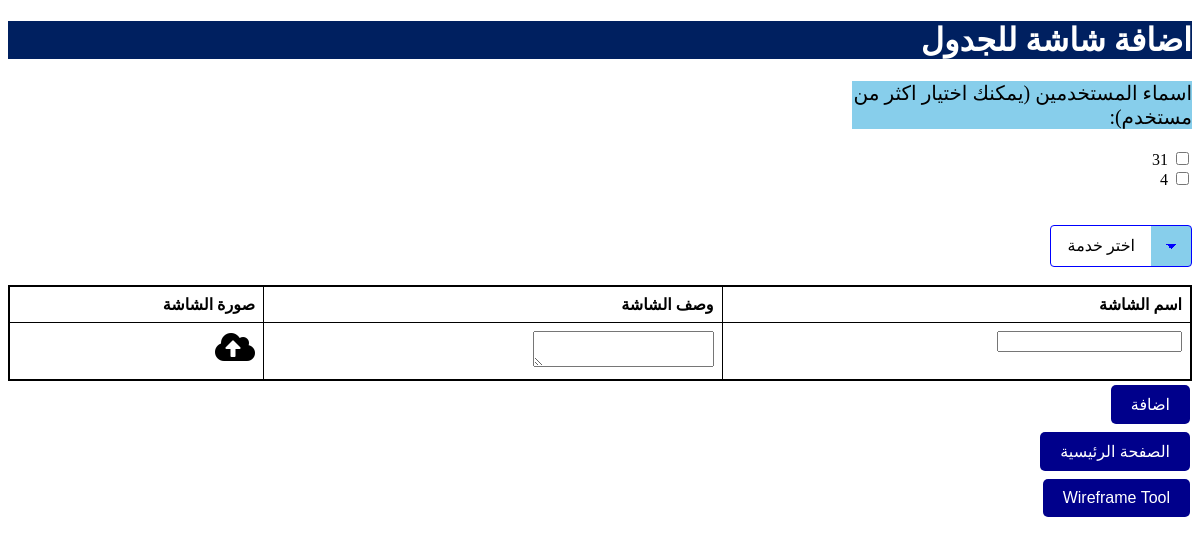
Page /add_screen_to_table/1 on the earlier database version.
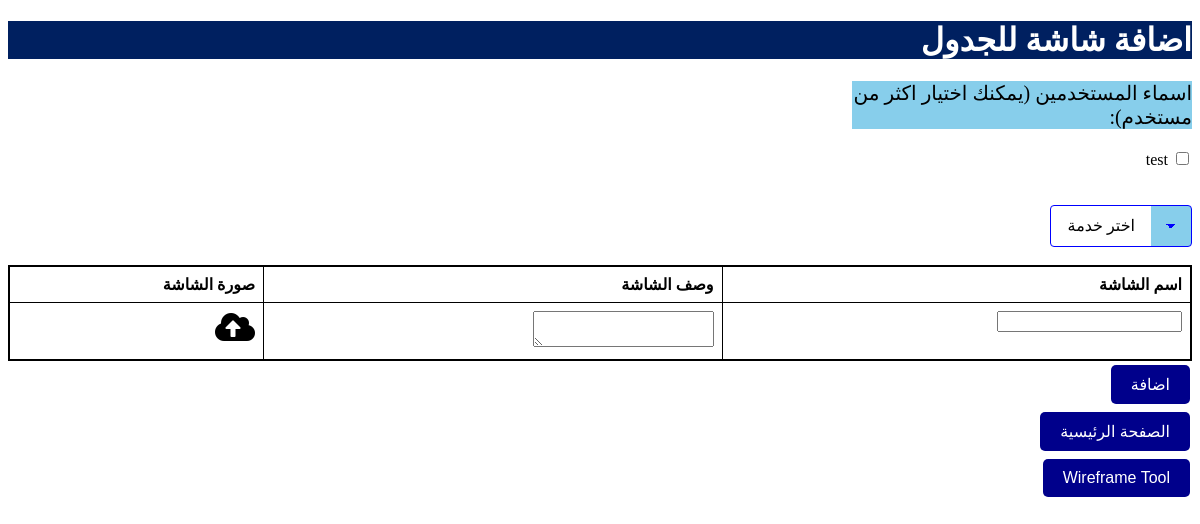
Same page on the later database version.
### app.py (models this page shows)
class User(db.Model):
    id = db.Column(db.Integer, primary_key=True)
    username = db.Column(db.String(100), nullable=False)
    user_description = db.Column(db.Text, nullable=True)
    screens = db.relationship('Screen', secondary='screen_user', backref='users')

### app.py (the view)
@app.route('/add_screen_to_table/<int:table_id>')
def add_screen_to_table_form(table_id):
    users = User.query.all()
    services = ServiceName.query.all()
    return render_template('add_screen_to_table.html', table_id=table_id, users=users, services=services)

### templates/add_screen_to_table.html (shortened to what this page needs)
<!DOCTYPE html>
<html lang="en">
  <head>
    <link
      rel="stylesheet"
      href="https://cdnjs.cloudflare.com/ajax/libs/font-awesome/5.15.4/css/all.min.css"
    />
    <link rel="stylesheet" href="../static/addscreen.css" />
  </head>
  <body>
    <form
      id="addScreenForm"
      action="/create_screen_for_table"
      method="POST"
      enctype="multipart/form-data"
    >
      <div>
        <h1 style="background-color: #002060; color: white">
          اضافة شاشة للجدول
        </h1>
        <div>
          <p style="background-color: skyblue; font-size: 20px; width: 340px">
            اسماء المستخدمين (يمكنك اختيار اكثر من مستخدم):
          </p>
          {% for user in users %}
          <input
            type="checkbox"
            id="user_{{ user.id }}"
            name="user_ids"
            value="{{ user.id }}"
          />
          <label for="user_{{ user.id }}">{{ user.username }}</label><br />
          {% endfor %}
        </div>
        <br /><br />
        <div>
          <select
            class="classic"
            name="service_name"
            style="width: auto"
            required
          >
            <option value="">اختر خدمة</option>
          </select>
          <br /><br />
        </div>
        <table>
          <thead>
            <tr class="title">
              <th>اسم الشاشة</th>
              <th>وصف الشاشة</th>
              <th>صورة الشاشة</th>
            </tr>
          </thead>
          <tbody>
            <tr>
              <td>
                <input
                  type="text"
                  id="screen_name"
                  name="screen_name"
                  required
                />
              </td>
              <td>
                <textarea
                  id="screen_description"
                  name="screen_description"
                  required
                ></textarea>
              </td>
              <td>
                <label for="file-upload" class="custom-file-upload">
                  <i class="fas fa-cloud-upload-alt fa-2x"></i>
                </label>
              </td>
            </tr>
          </tbody>
        </table>
        <button type="button" id="submitBtn">اضافة</button>
      </div>
    </form>
    <a href="/"> <button class="screenspage">الصفحة الرئيسية</button></a>
    <div>
      <a href="./wireframe.html"><button>Wireframe Tool</button></a>
    </div>
  </body>
</html>

Differences in the rows shown:
removed User: username "31"
removed User: username "4"
added User: username "test"
